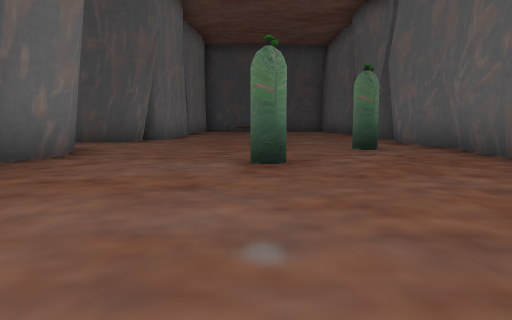
View 1 (above)

24 first-person views from a walk through a 3-D level made in the Unity game engine. The camera is 0.49 m above the floor, tilts 6° down and sees 70° across. Doors are open. The floor is counted in squares, 1 m on a side. Each view is taken from the middle of a square. On the plan, view 1 faces up. The plan holds only what a view shows up to about 9 squares ahead; the rest is blank. The place goes on beyond the plan. The player is left out. Some animated figures are not drawn.

View 2
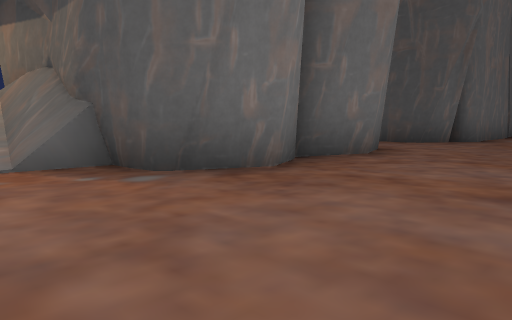

View 3
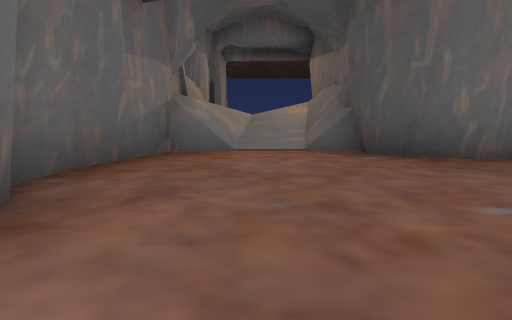

View 4
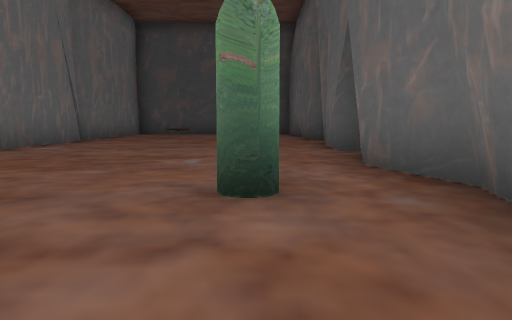

View 5
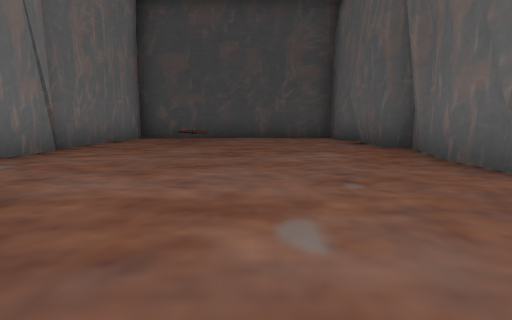

View 6
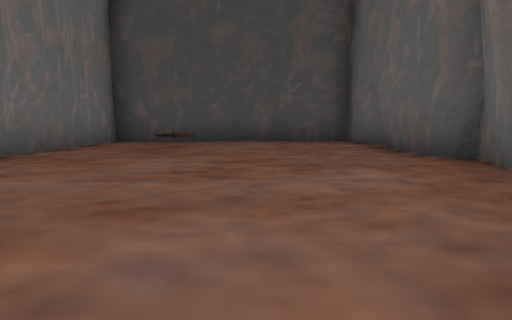

View 7
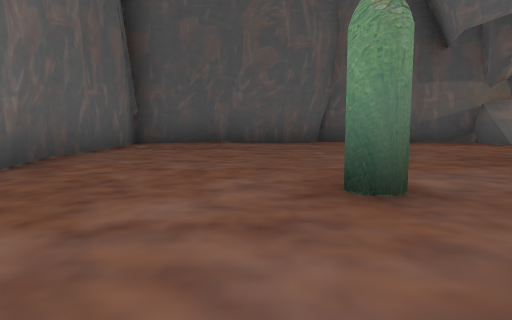

View 8
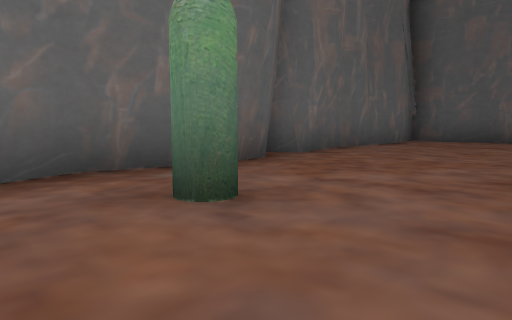

View 9
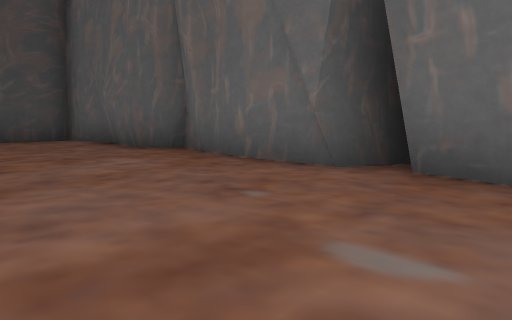

View 10
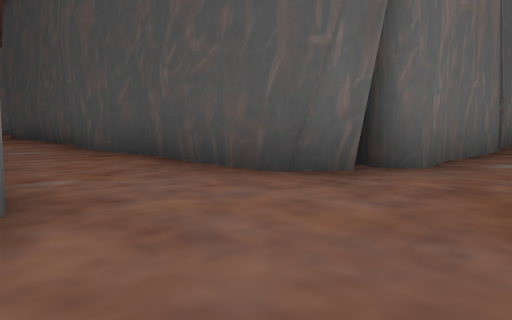

View 11
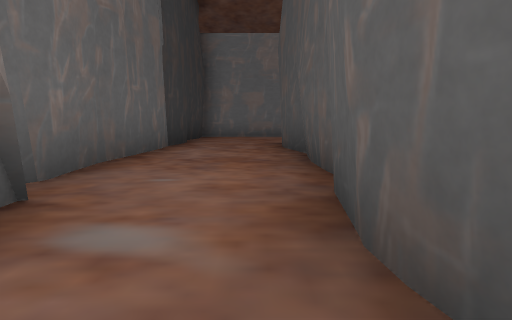

View 12
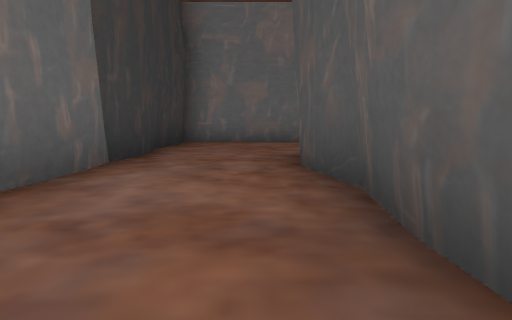

View 13
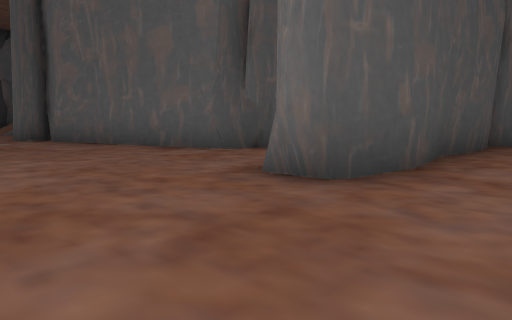

View 14
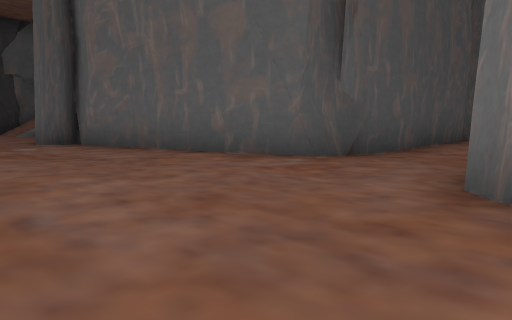

View 15
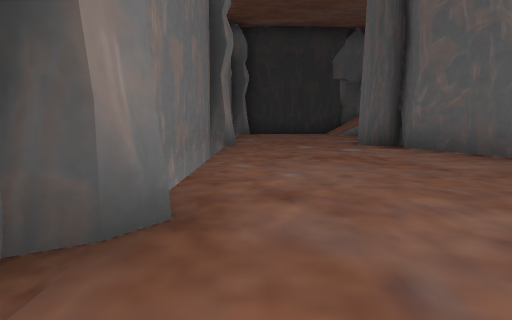

View 16
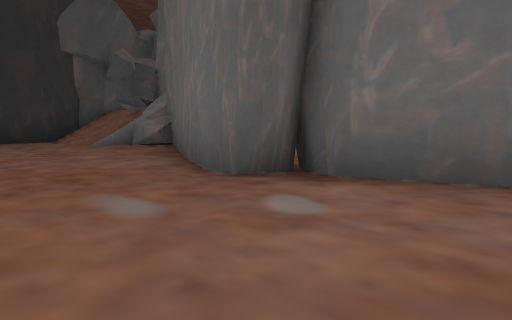

View 17
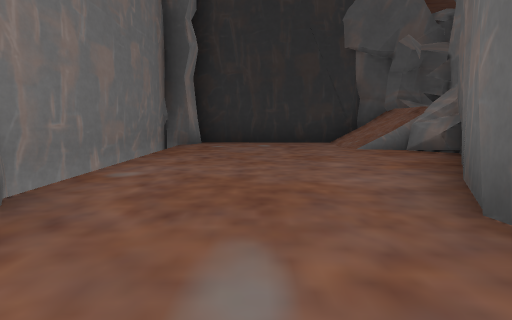

View 18
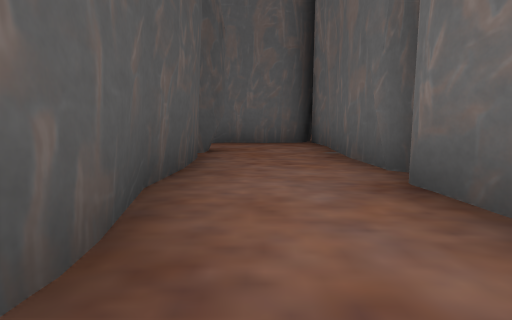

View 19
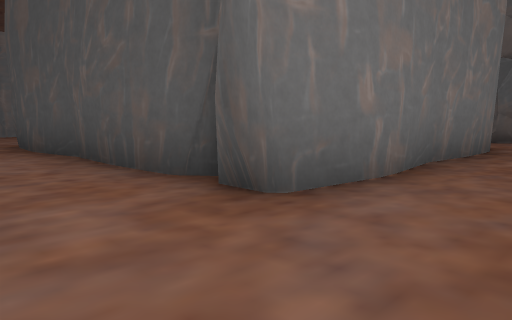

View 20
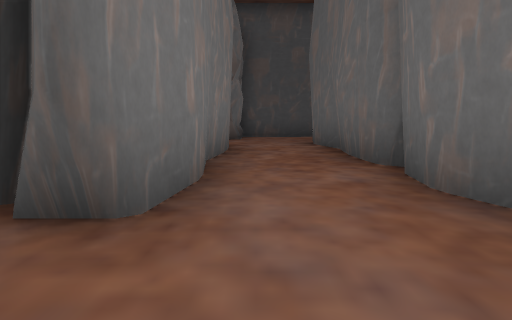

View 21
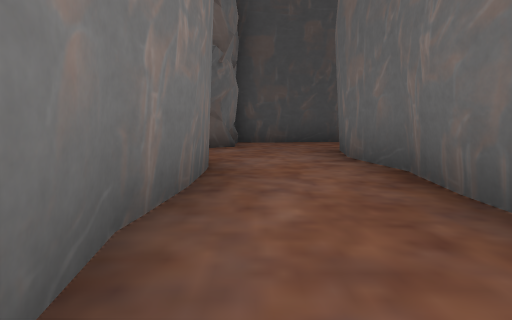

View 22
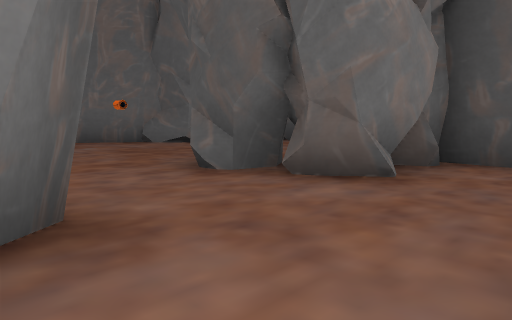

View 23
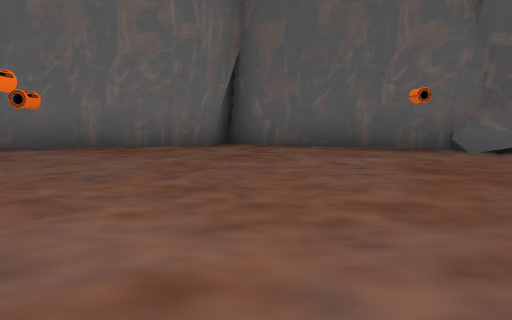

View 24
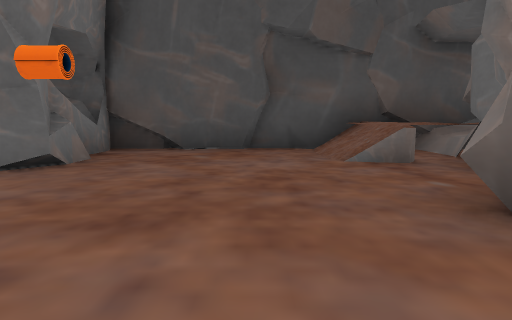

### Floor plan
Key: @ floor where view 1 was taken; # wall or solid block; . main floor; : floor 0.45 m higher than the main floor; + floor 0.5 m higher than the main floor; / step, stairs or slope; = window, fence, low wall or low ledge; O other object.
Columns run from 19 left of view 1 to 4 right of it. Each row starts with its distance up from view 1.
 25   #############
 24  O...//#...//::
 23  #...//#.../+/
 22  #....OO.....O###
 21  #....#......O...
 20  #...##.....OO...
 19  #...#..........#
 18 OO...#..........########
 17  #...#.......#..#......#
 16  #...##..... #..#..O...#
 15  #....#.O.   #..#......#
 14  #....#..    #..#......#
 13   ....##     #..#......#
 12 OO.....#######..#......#
 11  #..............#......#
 10  #..............#......#
  9  #...############......#
  8  #.....................#
  7  #.....................#
  6  ###########   ##....O.#
  5                 #......#
  4                 #..O...#
  3                 #......#
  2            #O####......#
  1            // O/.......#
  0                /...@...#
 -1              //O.......#
 -2             =##O########

Positions as (right, up) in squares from view 1, and headings:
1: (0, 0), facing up
2: (0, 0), facing up-left
3: (2, 0), facing left
4: (2, 4), facing up
5: (1, 7), facing up
6: (1, 9), facing up
7: (1, 7), facing down
8: (0, 8), facing down-right
9: (0, 8), facing up-right
10: (-1, 6), facing up-left
11: (-6, 8), facing left
12: (-9, 8), facing left
13: (-17, 7), facing up-right
14: (-17, 9), facing up-right
15: (-17, 10), facing up
16: (-17, 15), facing up-right
17: (-16, 16), facing up
18: (-12, 11), facing right
19: (-4, 10), facing up-left
20: (-5, 10), facing up
21: (-5, 13), facing up
22: (-4, 17), facing up-left
23: (-6, 18), facing left
24: (-9, 18), facing up
